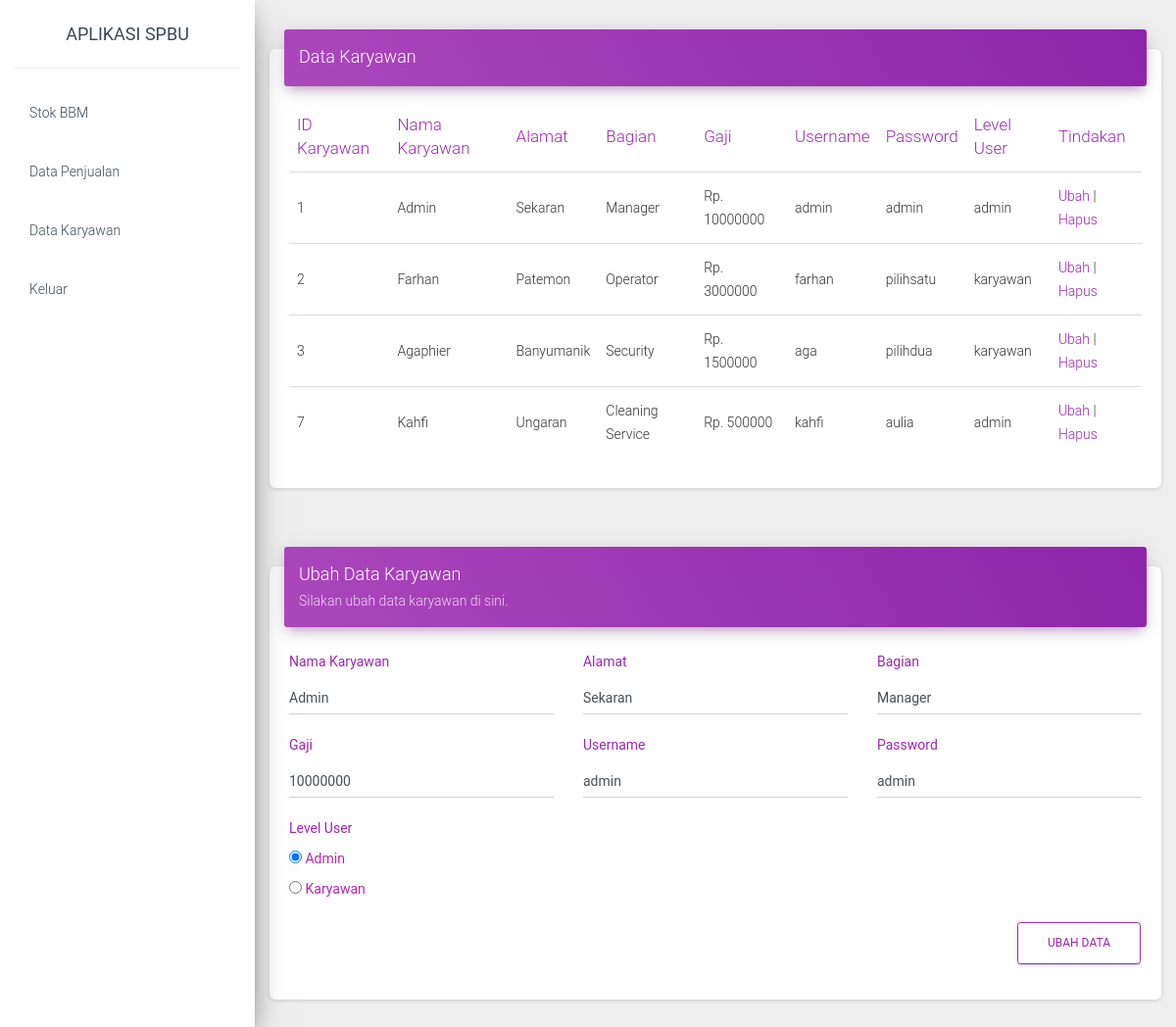
Screenshot of /admin/ubah-data-karyawan.php?id_user=1 with the database file from the repository.
### tables this page shows
CREATE TABLE `users` (
  `id_user` int(11) NOT NULL,
  `nama` varchar(80) NOT NULL,
  `username` varchar(30) NOT NULL,
  `password` varchar(50) NOT NULL,
  `alamat` varchar(100) NOT NULL,
  `bagian` varchar(50) NOT NULL,
  `gaji` int(10) NOT NULL,
  `level_user` enum('admin','karyawan') NOT NULL DEFAULT 'admin'
);

### admin/ubah-data-karyawan.php (the view, shortened to what this page needs)
<?php
include("config.php");
$id = $_GET['id_user'];
$sql = "SELECT * FROM users WHERE id_user=$id";
$query = mysqli_query($db, $sql);
$karyawan = mysqli_fetch_assoc($query);
?>
<!DOCTYPE html>
<html lang="en">
<head>
  <link href="assets/css/material-dashboard.css?v=2.1.1" rel="stylesheet" />
</head>
<body class="">
  <div class="wrapper ">
    <div class="sidebar" data-color="purple" data-background-color="white" data-image="../assets/img/sidebar-1.jpg">
      <div class="logo">
        <a href="#" class="simple-text logo-normal">
          Aplikasi SPBU
        </a>
      </div>
      <div class="sidebar-wrapper">
        <ul class="nav">
          <li class="nav-item ">
            <a class="nav-link" href="stok-bbm.php">
              <p>Stok BBM</p>
            </a>
          </li>
          <li class="nav-item ">
            <a class="nav-link" href="data-penjualan.php">
              <p>Data Penjualan</p>
            </a>
          </li>
          <li class="nav-item ">
            <a class="nav-link" href="data-karyawan.php">
              <p>Data Karyawan</p>
            </a>
          </li>
          <li class="nav-item ">
            <a class="nav-link" href="logout.php">
              <p>Keluar</p>
            </a>
          </li>
        </ul>
      </div>
    </div>
    <div class="main-panel">
      <div class="container-fluid">
      <div class="row">
          <div class="col-md-12">
            <div class="card">
              <div class="card-header card-header-primary">
                <h4 class="card-title ">Data Karyawan</h4>
              </div>
              <div class="card-body">
                <div class="table-responsive">
                  <table class="table">
                    <thead class=" text-primary">
                      <th>
                        ID Karyawan
                      </th>
                      <th>
                        Nama Karyawan
                      </th>
                      <th>
                        Alamat
                      </th>
                      <th>
                        Bagian
                      </th>
                      <th>
                        Gaji
                      </th>
                      <th>
                        Username
                      </th>
                      <th>
                        Password
                      </th>
                      <th>
                        Level User
                      </th>
                      <th>
                        Tindakan
                      </th>
                    </thead>
                    <tbody>
                    <?php
            $sql = "select * from users";
            $query = mysqli_query($db, $sql);
            while ($stok_bensin = mysqli_fetch_array($query)){
                echo "<tr>";
                echo "<td>".$stok_bensin['id_user']."</td>";
                echo "<td>".$stok_bensin['nama']."</td>";
                echo "<td>".$stok_bensin['alamat']."</td>";
                echo "<td>".$stok_bensin['bagian']."</td>";
                echo "<td>Rp. ".$stok_bensin['gaji']."</td>";
                echo "<td>".$stok_bensin['username']."</td>";
                echo "<td>".$stok_bensin['password']."</td>";
                echo "<td>".$stok_bensin['level_user']."</td>";
                echo "<td>";
                echo "<a href='ubah-data-karyawan.php?id_user=".$stok_bensin['id_user']."'>Ubah</a> | ";
                echo "<a href='hapus-data-karyawan.php?id_user=".$stok_bensin['id_user']."' class ='konfirmasi'>Hapus</a>";
                echo "</td>";
                echo "</tr>";
            }
            ?>
                    </tbody>
                  </table>
                </div>
              </div>
            </div>
          </div>
          <div class="main-panel" id="tambah">
        <div class="container-fluid">
          <div class="row">
            <div class="col-md-12">
              <div class="card">
                <div class="card-header card-header-primary">
                  <h4 class="card-title">Ubah Data Karyawan</h4>
                  <p class="card-category">Silakan ubah data karyawan di sini.</p>
                </div>
                <div class="card-body">
                  <form action="proses-ubah-data-karyawan.php" method="POST">
                    <div class="row">
                      <div class="col-md-4">
                        <div class="form-group">
                          <label class="text-primary">Nama Karyawan</label>
                          <input type="text" class="form-control" name ="nama" value="<?php echo $karyawan['nama'] ?>">
                        </div>
                      </div>
                      <div class="col-md-4">
                        <div class="form-group">
                          <label class="text-primary">Alamat</label>
                          <input type="text" class="form-control" name= "alamat" value="<?php echo $karyawan['alamat'] ?>">
                        </div>
                      </div>
                      <div class="col-md-4">
                        <div class="form-group">
                          <label class="text-primary">Bagian</label>
                          <input type="text" class="form-control" name ="bagian" value="<?php echo $karyawan['bagian'] ?>">
                        </div>
                      </div>
                      <div class="col-md-4">
                        <div class="form-group">
                          <label class="text-primary">Gaji</label>
                          <input type="text" class="form-control" name ="gaji" value="<?php echo $karyawan['gaji'] ?>">
                        </div>
                      </div>
                      <div class="col-md-4">
                        <div class="form-group">
                          <label class="text-primary">Username</label>
                          <input type="text" class="form-control" name ="username" value="<?php echo $karyawan['username'] ?>">
                        </div>
                      </div>
                      <div class="col-md-4">
                        <div class="form-group">
                          <label class="text-primary">Password</label>
                          <input type="text" class="form-control" name ="password" value="<?php echo $karyawan['password'] ?>">
                        </div>
                      </div>
                      <div class="col-md-4">
                        <div class="form-group">
                          <label class="text-primary" >Level User</label><br>
                          <?php $level = $karyawan['level_user']; ?>
                          <label><input type="radio" name="level_user" value="admin" <?php echo ($level == 'admin') ? "checked": "" ?>>  Admin</label><br>
                          <label><input type="radio" name="level_user" value="karyawan" <?php echo ($level == 'karyawan') ? "checked": "" ?>>  Karyawan</label>
                        </div>
                      </div>
                    </div>
                    <div class="button">
                  <ul class="right">
                    <input type="submit" value = "Ubah Data" name="simpan" class="btn btn-outline-primary">
                </ul>
                </div>
      </div>
        </div>
      </div>
    </div>
  </div>
</body>
</html>

### admin/ubah-data-karyawan.php (style rules this page uses)
.button { width: 100%; height: 50px; }
.right { float: right; display: block; }
.main-panel { margin-top: 20px; }
#tambah { width:100%; }
.form-check, label { font-size: 14px; line-height: 1.42857; color: #b627b0; font-weight: 400; }

### rows the page displays
users: id_user "1", nama "Admin", alamat "Sekaran", bagian "Manager", gaji "10000000", username "admin", password "admin", level_user "admin", level_user "☑ Admin", level_user "☐ Karyawan"
users: id_user "2", nama "Farhan", alamat "Patemon", bagian "Operator", gaji "3000000", username "farhan", password "pilihsatu", level_user "karyawan"
users: id_user "3", nama "Agaphier", alamat "Banyumanik", bagian "Security", gaji "1500000", username "aga", password "pilihdua", level_user "karyawan"
users: id_user "7", nama "Kahfi", alamat "Ungaran", bagian "Cleaning Service", gaji "500000", username "kahfi", password "aulia", level_user "admin"
